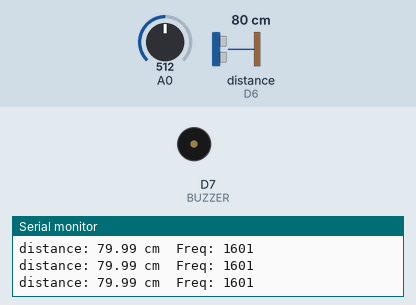
Recording of a sketch running on a simulated ESP8266 (NodeMCU). Parts: buzzer (waves = sounding), the last lines printed to the serial monitor. Wiring (inferred from the names in the program): ultrasonic range finder: trigger D5; echo D6. Inputs (shaded band) come from the test bench; at power-on: distance to the obstacle (sensor on D6) 80 cm, A0 = 512. The echo pulse lasts 58.3 µs per cm.

Above: at 1.2 s.
1.3 s: distance to the obstacle (sensor on D6) set to 22 cm
2.8 s: distance to the obstacle (sensor on D6) set to 18 cm
At 3.9 s:
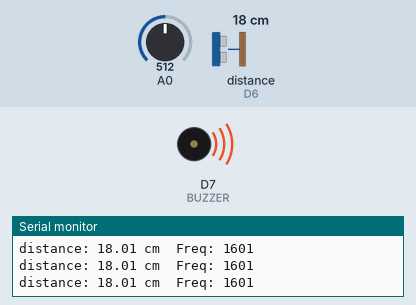
Timing chart, 0 to 5.8 s (numbered marks = the images above; inputs shaded):
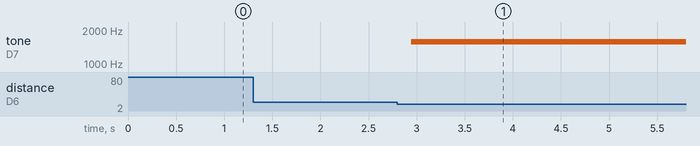

Measured:
- the behaviour switches between 21 and 20 cm on distance to the obstacle (sensor on D6) (found by bisection; images 0 and 1)
- after the input at 2.8 s, tone on D7 (BUZZER): silent → 1582 Hz after 0.15 s

The sketch:

esp8266_ultrasonic_proximity_alarm.ino
```cpp
#define TRIG    D5
#define ECHO    D6
#define BUZZER  D7

void tonePassive(int freq, int durationMs) {
  long period = 1000000L / freq;      // us
  long cycles = (long)freq * durationMs / 1000;

  for (long i = 0; i < cycles; i++) {
    digitalWrite(BUZZER, HIGH);
    delayMicroseconds(period / 2);

    digitalWrite(BUZZER, LOW);
    delayMicroseconds(period / 2);
  }
}

void setup() {
  Serial.begin(115200);

  pinMode(TRIG, OUTPUT);
  pinMode(ECHO, INPUT);
  pinMode(BUZZER, OUTPUT);
}

void loop() {

  // ultrasonic
  digitalWrite(TRIG, LOW);
  delayMicroseconds(2);

  digitalWrite(TRIG, HIGH);
  delayMicroseconds(10);

  digitalWrite(TRIG, LOW);

  long duration = pulseIn(ECHO, HIGH);
  float distance = duration * 0.0343 / 2.0;

  // potentiometer
  int potValue = analogRead(A0);

  // Mapping frekuensi 200 Hz - 3000 Hz
  int freq = map(potValue, 0, 1023, 200, 3000);

  Serial.print("distance: ");
  Serial.print(distance);
  Serial.print(" cm\tFreq: ");
  Serial.println(freq);

  if (distance < 20) {
    tonePassive(freq, 100);
  } else {
    digitalWrite(BUZZER, LOW);
    delay(100);
  }
}
```
